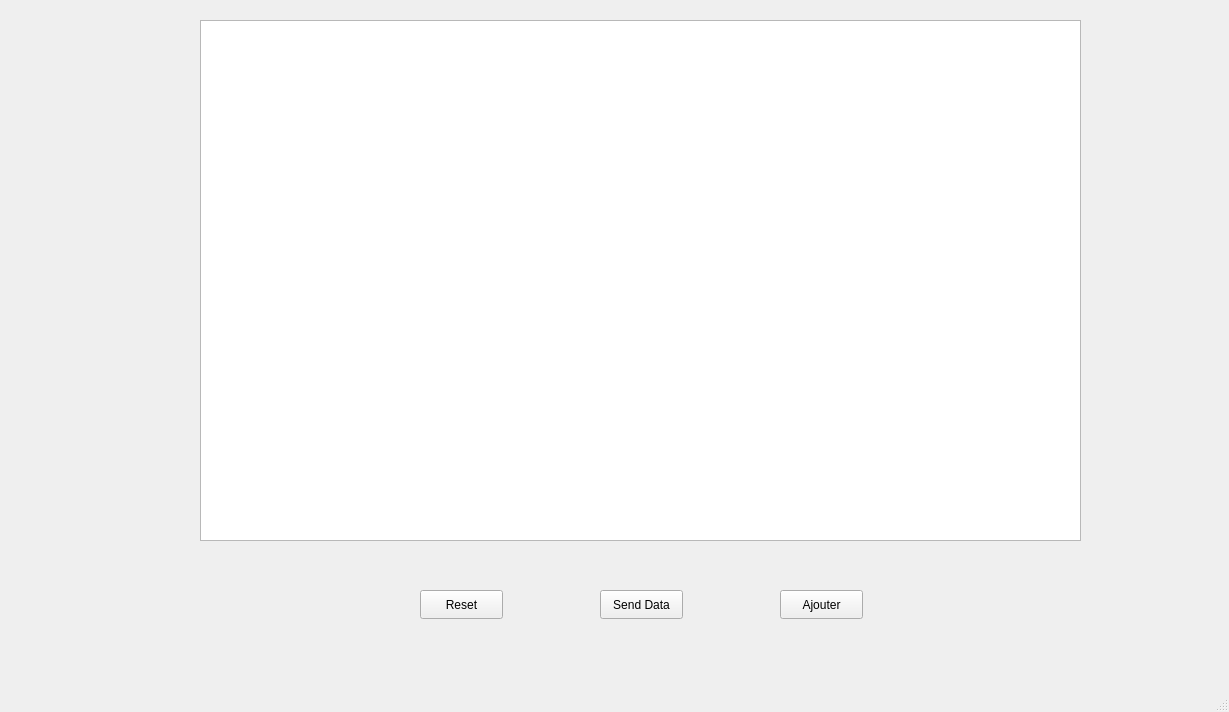
<?xml version="1.0" encoding="UTF-8"?>
<ui version="4.0">
 <class>MainWindow</class>
 <widget class="QMainWindow" name="MainWindow">
  <property name="geometry">
   <rect>
    <x>0</x>
    <y>0</y>
    <width>1229</width>
    <height>712</height>
   </rect>
  </property>
  <property name="windowTitle">
   <string>MainWindow</string>
  </property>
  <widget class="QWidget" name="centralwidget">
   <widget class="QPushButton" name="weaponButton">
    <property name="geometry">
     <rect>
      <x>30</x>
      <y>20</y>
      <width>61</width>
      <height>61</height>
     </rect>
    </property>
    <property name="styleSheet">
     <string notr="true">background: transparent;
border: transparent;</string>
    </property>
    <property name="text">
     <string/>
    </property>
    <property name="icon">
     <iconset resource="resources.qrc">
      <normaloff>:/resourcesButton/rcs/weaponImageButton.png</normaloff>:/resourcesButton/rcs/weaponImageButton.png</iconset>
    </property>
    <property name="iconSize">
     <size>
      <width>61</width>
      <height>61</height>
     </size>
    </property>
   </widget>
   <widget class="QPushButton" name="equipmentButton">
    <property name="geometry">
     <rect>
      <x>30</x>
      <y>330</y>
      <width>61</width>
      <height>61</height>
     </rect>
    </property>
    <property name="styleSheet">
     <string notr="true">background: transparent;
border: transparent;</string>
    </property>
    <property name="text">
     <string/>
    </property>
    <property name="icon">
     <iconset resource="resources.qrc">
      <normaloff>:/resourcesButton/rcs/helmetImageButton.png</normaloff>:/resourcesButton/rcs/helmetImageButton.png</iconset>
    </property>
    <property name="iconSize">
     <size>
      <width>61</width>
      <height>61</height>
     </size>
    </property>
   </widget>
   <widget class="QPushButton" name="ammunitionButton">
    <property name="geometry">
     <rect>
      <x>30</x>
      <y>100</y>
      <width>61</width>
      <height>61</height>
     </rect>
    </property>
    <property name="styleSheet">
     <string notr="true">background: transparent;
border: transparent;</string>
    </property>
    <property name="text">
     <string/>
    </property>
    <property name="icon">
     <iconset resource="resources.qrc">
      <normaloff>:/resourcesButton/rcs/ammunitionImageButton.png</normaloff>:/resourcesButton/rcs/ammunitionImageButton.png</iconset>
    </property>
    <property name="iconSize">
     <size>
      <width>61</width>
      <height>61</height>
     </size>
    </property>
   </widget>
   <widget class="QPushButton" name="accessoriesButton">
    <property name="geometry">
     <rect>
      <x>30</x>
      <y>250</y>
      <width>61</width>
      <height>61</height>
     </rect>
    </property>
    <property name="styleSheet">
     <string notr="true">background: transparent;
border: transparent;</string>
    </property>
    <property name="text">
     <string/>
    </property>
    <property name="icon">
     <iconset resource="resources.qrc">
      <normaloff>:/resourcesButton/rcs/accessoriesImageButton.png</normaloff>:/resourcesButton/rcs/accessoriesImageButton.png</iconset>
    </property>
    <property name="iconSize">
     <size>
      <width>61</width>
      <height>61</height>
     </size>
    </property>
   </widget>
   <widget class="QPushButton" name="consumableButton">
    <property name="geometry">
     <rect>
      <x>30</x>
      <y>170</y>
      <width>61</width>
      <height>61</height>
     </rect>
    </property>
    <property name="styleSheet">
     <string notr="true">background: transparent;
border: transparent;</string>
    </property>
    <property name="text">
     <string/>
    </property>
    <property name="icon">
     <iconset resource="resources.qrc">
      <normaloff>:/resourcesButton/rcs/consumableImageButton.png</normaloff>:/resourcesButton/rcs/consumableImageButton.png</iconset>
    </property>
    <property name="iconSize">
     <size>
      <width>61</width>
      <height>61</height>
     </size>
    </property>
   </widget>
   <widget class="QTableView" name="tableView">
    <property name="geometry">
     <rect>
      <x>200</x>
      <y>20</y>
      <width>881</width>
      <height>521</height>
     </rect>
    </property>
    <property name="showGrid">
     <bool>true</bool>
    </property>
    <property name="sortingEnabled">
     <bool>false</bool>
    </property>
   </widget>
   <widget class="QPushButton" name="resetDataButton">
    <property name="geometry">
     <rect>
      <x>420</x>
      <y>590</y>
      <width>83</width>
      <height>29</height>
     </rect>
    </property>
    <property name="text">
     <string>Reset</string>
    </property>
   </widget>
   <widget class="QPushButton" name="sendDataButton">
    <property name="geometry">
     <rect>
      <x>600</x>
      <y>590</y>
      <width>83</width>
      <height>29</height>
     </rect>
    </property>
    <property name="text">
     <string>Send Data</string>
    </property>
   </widget>
   <widget class="QPushButton" name="addMaterialButton">
    <property name="geometry">
     <rect>
      <x>780</x>
      <y>590</y>
      <width>83</width>
      <height>29</height>
     </rect>
    </property>
    <property name="text">
     <string>Ajouter</string>
    </property>
   </widget>
  </widget>
  <widget class="QMenuBar" name="menubar">
   <property name="geometry">
    <rect>
     <x>0</x>
     <y>0</y>
     <width>1229</width>
     <height>25</height>
    </rect>
   </property>
  </widget>
  <widget class="QStatusBar" name="statusbar"/>
 </widget>
 <resources>
  <include location="resources.qrc"/>
 </resources>
 <connections/>
</ui>
